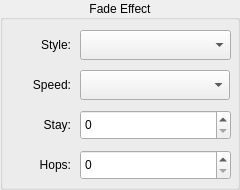
<?xml version="1.0" encoding="UTF-8"?>
<ui version="4.0">
 <class>FadeCfger</class>
 <widget class="QGroupBox" name="FadeCfger">
  <property name="geometry">
   <rect>
    <x>0</x>
    <y>0</y>
    <width>240</width>
    <height>190</height>
   </rect>
  </property>
  <property name="title">
   <string>Fade Effect</string>
  </property>
  <property name="alignment">
   <set>Qt::AlignCenter</set>
  </property>
  <property name="flat">
   <bool>true</bool>
  </property>
  <widget class="QLabel" name="xTag">
   <property name="geometry">
    <rect>
     <x>10</x>
     <y>30</y>
     <width>61</width>
     <height>30</height>
    </rect>
   </property>
   <property name="text">
    <string>Style:</string>
   </property>
   <property name="alignment">
    <set>Qt::AlignRight|Qt::AlignTrailing|Qt::AlignVCenter</set>
   </property>
  </widget>
  <widget class="QComboBox" name="style">
   <property name="geometry">
    <rect>
     <x>80</x>
     <y>30</y>
     <width>151</width>
     <height>30</height>
    </rect>
   </property>
  </widget>
  <widget class="QLabel" name="xTag_2">
   <property name="geometry">
    <rect>
     <x>10</x>
     <y>70</y>
     <width>61</width>
     <height>30</height>
    </rect>
   </property>
   <property name="text">
    <string>Speed:</string>
   </property>
   <property name="alignment">
    <set>Qt::AlignRight|Qt::AlignTrailing|Qt::AlignVCenter</set>
   </property>
  </widget>
  <widget class="QLabel" name="xTag_3">
   <property name="geometry">
    <rect>
     <x>10</x>
     <y>110</y>
     <width>61</width>
     <height>30</height>
    </rect>
   </property>
   <property name="text">
    <string>Stay:</string>
   </property>
   <property name="alignment">
    <set>Qt::AlignRight|Qt::AlignTrailing|Qt::AlignVCenter</set>
   </property>
  </widget>
  <widget class="QSpinBox" name="stay">
   <property name="geometry">
    <rect>
     <x>80</x>
     <y>110</y>
     <width>151</width>
     <height>30</height>
    </rect>
   </property>
   <property name="maximum">
    <number>65535</number>
   </property>
  </widget>
  <widget class="QLabel" name="hopsTag">
   <property name="geometry">
    <rect>
     <x>10</x>
     <y>150</y>
     <width>61</width>
     <height>30</height>
    </rect>
   </property>
   <property name="text">
    <string>Hops:</string>
   </property>
   <property name="alignment">
    <set>Qt::AlignRight|Qt::AlignTrailing|Qt::AlignVCenter</set>
   </property>
  </widget>
  <widget class="QSpinBox" name="hops">
   <property name="geometry">
    <rect>
     <x>80</x>
     <y>150</y>
     <width>151</width>
     <height>30</height>
    </rect>
   </property>
   <property name="maximum">
    <number>8</number>
   </property>
  </widget>
  <widget class="QComboBox" name="speed">
   <property name="geometry">
    <rect>
     <x>80</x>
     <y>70</y>
     <width>150</width>
     <height>30</height>
    </rect>
   </property>
  </widget>
 </widget>
 <resources/>
 <connections/>
</ui>
